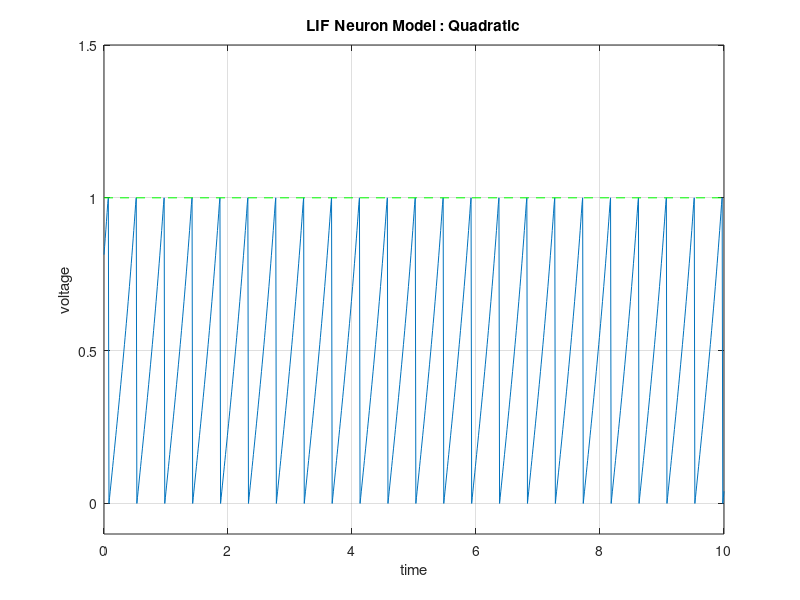
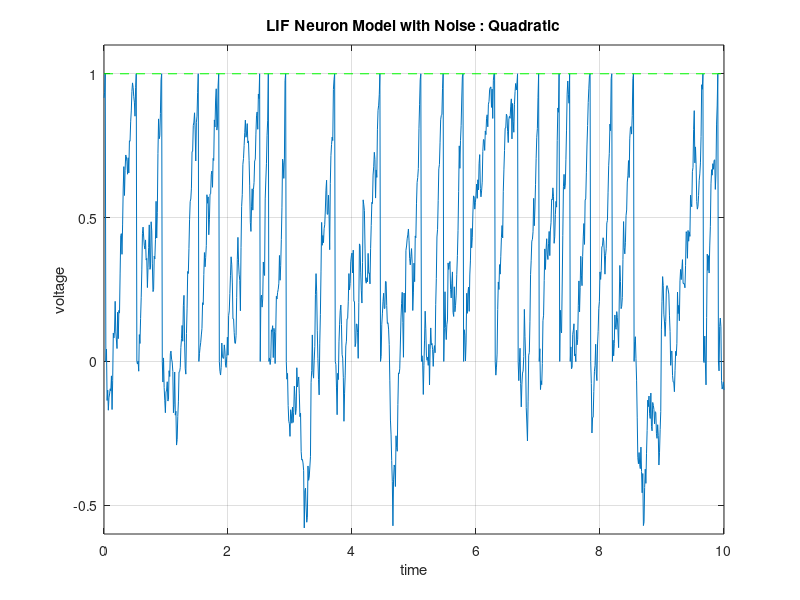

Write MATLAB code to recreate these figures, in order.
%Lecture 14

%----------------------------
%  Leaky Integrate-and-Fire
%----------------------------

%----------------------------------
%  LIF Neuron Model : V' = V + I
%----------------------------------

%  For discontinous ODEs, such as the LIF Model, ODE45 doesn't work
% Use Euler's Method to numerically compute the voltage solution as
% follows : V(t + dt) = (1 - dt)*V(t)+dt*I

% V = voltage
% I = input current
% V_th = threshold value
% Vr = Voltage Reset value

clear all
I = 2; % Input Current I
Vth = 1; 
Vr = 0;
V(1) = rand; %Initial Condition randomly in [0,1]
dt = 0.01; %time step
t = 0:dt:10; % run for an interval of time
Nmax = length(t);

for k = 1:Nmax-1
   if(V(k) >= Vth)
      V(k) = Vth;
      %disp('reach threshold and fire!')
      V(k+1) = Vr;
   else
       V(k+1) = (1 - dt)*V(k)+dt*I;
   end % end if/else
    
end % end for loop


figure(10)
plot(t,V)
grid on
hold on
plot([0 10] ,[Vth Vth], 'g--');
title('LIF Neuron Model')
xlabel('time'); 
ylabel('voltage');
ylim([-0.1 1.5])
hold off




%LIF with Noise

%LIF Model with noise is V' = -V + I + e(t)
% Where e(t) is gaussian white noise

%Euler's method becomes V(t+dt) = V(t)+dt(-V(t)+I)
%+sqrt(2*D*dt)*randn where randn is Gaussian Distrubution

clear all
I = 2;
Vth = 1;
Vr = 0;
V(1) = rand;
D = 0.3;  % Noise intensity

dt = 0.01;
t = 0:dt:10;
Nmax = length(t);

for k = 1:Nmax-1
   if(V(k) >= Vth)
       V(k) = Vth;
       disp('reach threshold and fire !')
       V(k+1) = Vr;
   else
       V(k+1) = (1 - dt)*V(k)+dt*I+sqrt(2*D*dt)*randn;
       
   end
    
end

figure(10)
plot(t,V)
grid on
hold on
plot([0 10], [Vth Vth], 'g - -');
title('LIF Neuron Model with Noise')
xlabel('time');
ylabel('voltage');
ylim([-0.5 1.5])
hold off



%------------------
% V' V^2 +I
% -----------------
clear all
I = 2; % Input Current I
Vth = 1; 
Vr = 0;
V(1) = rand; %Initial Condition randomly in [0,1]
dt = 0.01; %time step
t = 0:dt:10; % run for an interval of time
Nmax = length(t);

for k = 1:Nmax-1
   if(V(k) >= Vth)
      V(k) = Vth;
      %disp('reach threshold and fire!')
      V(k+1) = Vr;
   else
       V(k+1) = V(k)+dt*(V(k)^2 +I);
   end % end if/else
    
end % end for loop


figure(10)
plot(t,V)
grid on
hold on
plot([0 10] ,[Vth Vth], 'g--');
title('LIF Neuron Model : Quadratic')
xlabel('time'); 
ylabel('voltage');
ylim([-0.1 1.5])
hold off



%----------With noise-----------

clear all
I = 2;
Vth = 1;
Vr = 0;
V(1) = rand;
D = 0.3;  % Noise intensity

dt = 0.01;
t = 0:dt:10;
Nmax = length(t);

for k = 1:Nmax-1
   if(V(k) >= Vth)
       V(k) = Vth;
       disp('reach threshold and fire !')
       V(k+1) = Vr;
   else
       V(k+1) = V(k)+dt*(V(k)^2 +I)+sqrt(2*D*dt)*randn;
       
   end
    
end

figure(20)
plot(t,V)
grid on
hold on
plot([0 10], [Vth Vth], 'g--');
title('LIF Neuron Model with Noise : Quadratic')
xlabel('time');
ylabel('voltage');
ylim([-0.6 1.1])
hold off
